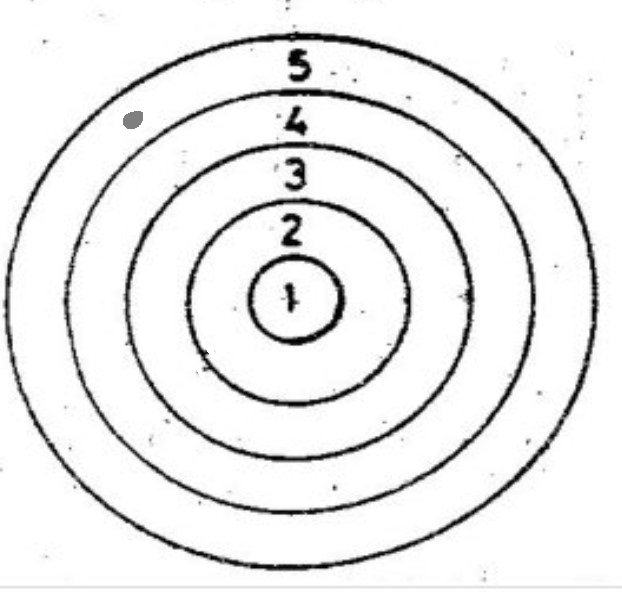
#> input picture GoruntuIslemeCalismalarim/Poligon/src/input/2.png, 622 x 592 px
$ jupyter execute bul.ipynb
#> lines starting #> are read from the running program, lines starting #| are printed output that depends on the picture; after the words box and inside, x2 and y2 are one past the last pixel; in counts of white or black regions, pixels touching at a corner belong together
# SS aldın ona bakarak değer ayarla tespit yap

[cell 1]
import cv2
import numpy as np

[cell 2]
image_path = 'input/2.png'
img = cv2.imread(image_path)
#> img is the input picture: shape (592, 622, 3); min 0, max 255, mean 235.6


img_hedef=cv2.cvtColor(img,cv2.COLOR_BGR2HSV)
#> img_hedef: shape (592, 622, 3); mean H, S, V 0, 0, 235.6

# beyaz renkler için olan hsv aralığını internetten buluyoruz
sensitivity = 15
lower_white = np.array([0, 0, 0])
upper_white = np.array([180, 255, 30])

mask=cv2.inRange(img_hedef,lower_white,upper_white)
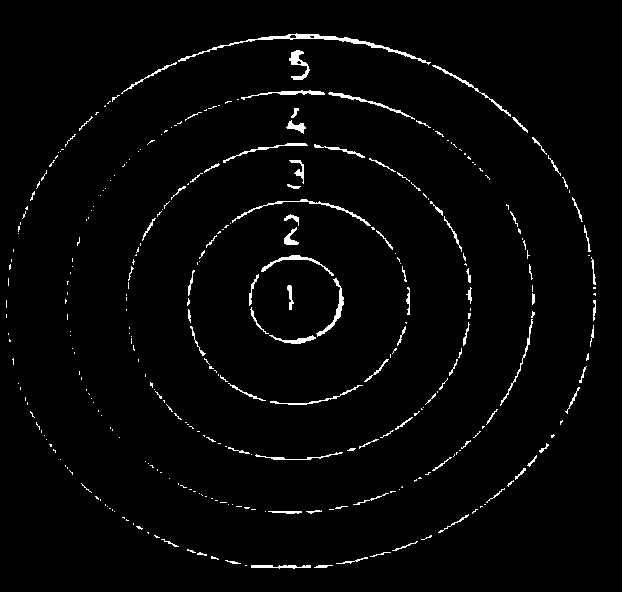
#> mask: shape (592, 622); 2.3% white in thin lines or dots, all inside (x1, y1, x2, y2) = (6, 33, 596, 569)
res=cv2.bitwise_and(img_hedef,img_hedef,mask=mask) # bir videonun kendisi var bir de istenilen kısım kesilmiş hali var o yüzden 2 kere frame ve mask yazıyoz
#> res: shape (592, 622, 3); mean H, S, V 0, 0, 0.4
cv2.imshow("img_hedef",img_hedef)
cv2.imshow("mask",mask)
cv2.imshow("serult",res)
cv2.waitKey(0)
cv2.destroyAllWindows()

[cell 3]
import cv2
import numpy as np

# Resmi yükle
image_path = 'input/2.png'
img = cv2.imread(image_path)
if img is None:
    raise FileNotFoundError("Görüntü dosyası bulunamadı. Lütfen dosya yolunu kontrol edin.")
img_gray = cv2.cvtColor(img, cv2.COLOR_BGR2GRAY)

#########################################################

# Gürültü azaltma

# Blur
img_blurred = cv2.GaussianBlur(img_gray, (15, 15), 0)
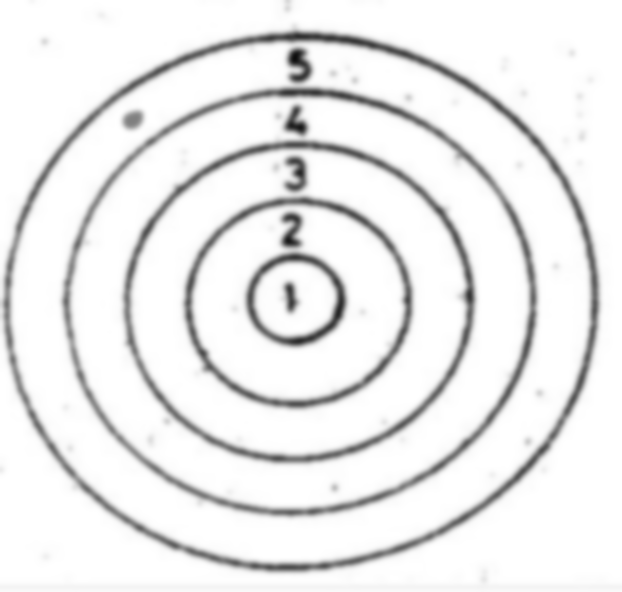
#> img_blurred: shape (592, 622); min 13, max 255, mean 235.6

# Threshold
ret,thresh=cv2.threshold(img_blurred,200,255,cv2.THRESH_BINARY)
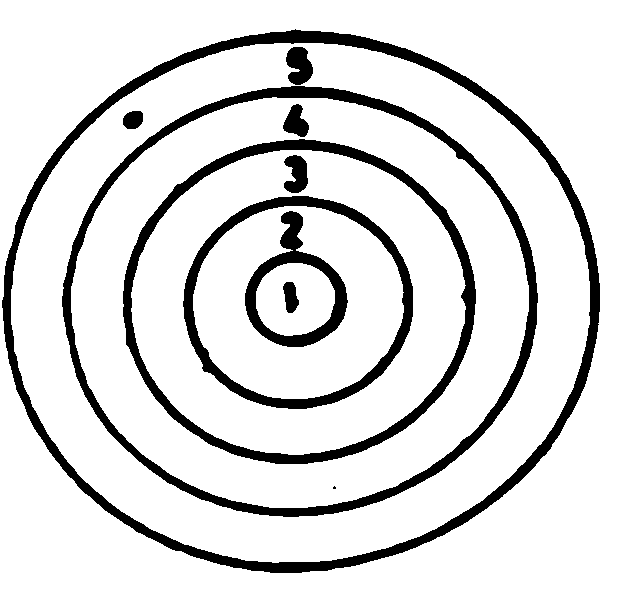
#> thresh: shape (592, 622); 86.1% white; 11 black regions (1 under 20 px), largest, box (x1, y1, x2, y2) and area: (2, 29, 600, 573) 16529, (62, 86, 538, 517) 12158, (123, 139, 476, 464) 9706

# Siyah rengi tespit et . Bu sayede daha net çıktı alıyorum .
# Amacım lekeleri temizleyip ana çemberleri bulmak olduğundan bunun faydalıolabileceğini düşünüp denedim ve oldu
img_hsv = cv2.cvtColor(img, cv2.COLOR_BGR2HSV)
lower_black = np.array([0, 0, 0])
upper_black = np.array([180, 255, 30])
mask = cv2.inRange(img_hsv, lower_black, upper_black)

# Morfolojik işlemler
kernel = np.ones((3, 3), np.uint8)
morph_img = cv2.morphologyEx(thresh, cv2.MORPH_CLOSE, kernel, iterations=3)
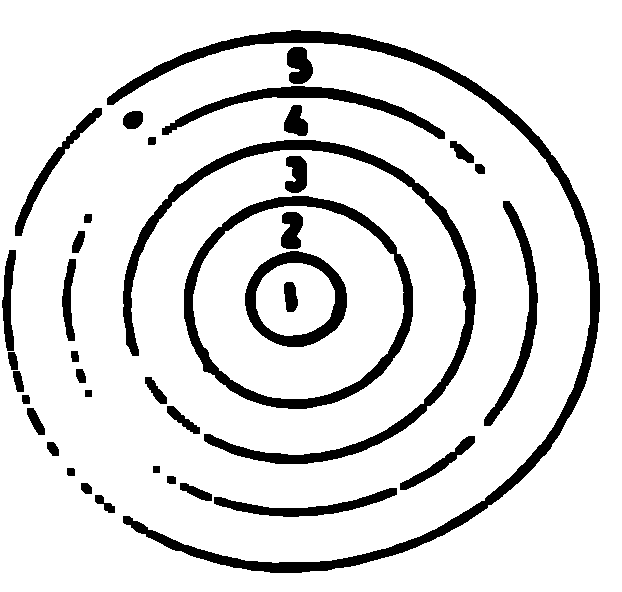
#> morph_img: shape (592, 622); 87.3% white; 38 black regions, largest, box (x1, y1, x2, y2) and area: (107, 30, 600, 573) 12386, (123, 140, 476, 464) 8736, (184, 196, 413, 409) 6356
morph_img = cv2.morphologyEx(morph_img, cv2.MORPH_OPEN, kernel, iterations=3)
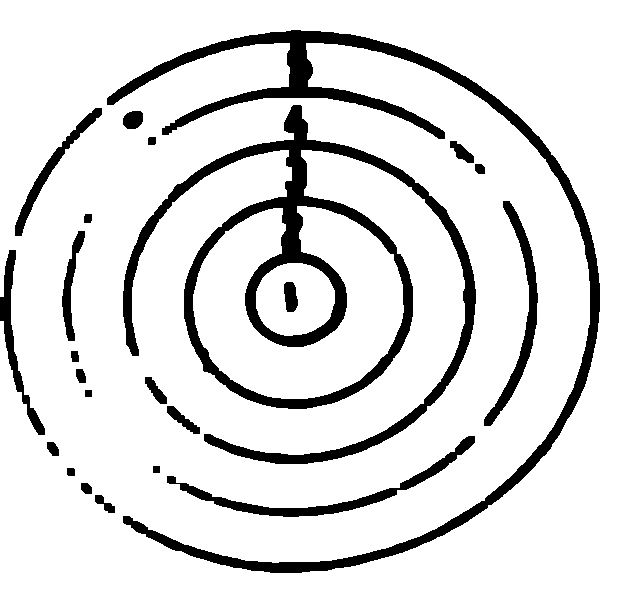
#> morph_img: shape (592, 622); 87.1% white; 23 black regions, largest, box (x1, y1, x2, y2) and area: (123, 105, 476, 464) 20276, (107, 30, 600, 573) 16130, (167, 436, 475, 517) 2771

## Şimdi oluşan çıktılardaki bitwise_or ile daha net olmasını sağlayacağım

# Maskeyi ve morfolojik işlemden geçen görüntüyü birleştir
combined_mask = cv2.bitwise_or(mask, morph_img)
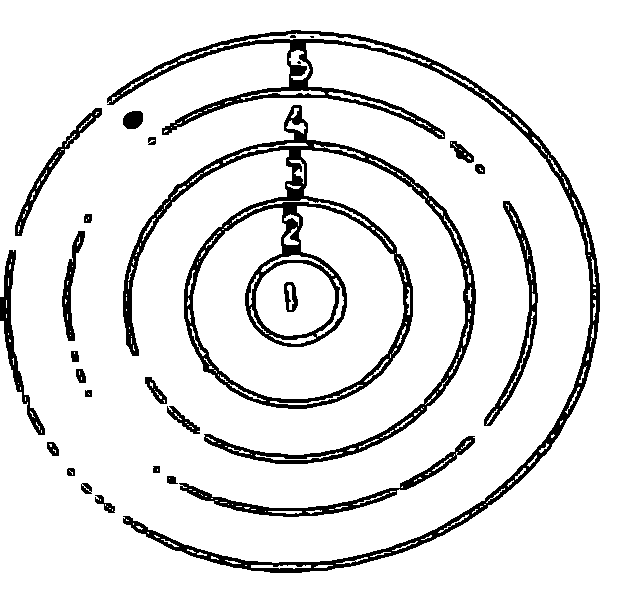
#> combined_mask: shape (592, 622); 89.3% white; 27 black regions (3 under 20 px), largest, box (x1, y1, x2, y2) and area: (123, 105, 476, 464) 16459, (107, 30, 600, 573) 12912, (179, 436, 475, 517) 2357

# Sonuç maskesi
result_mask = cv2.bitwise_and(combined_mask, thresh)
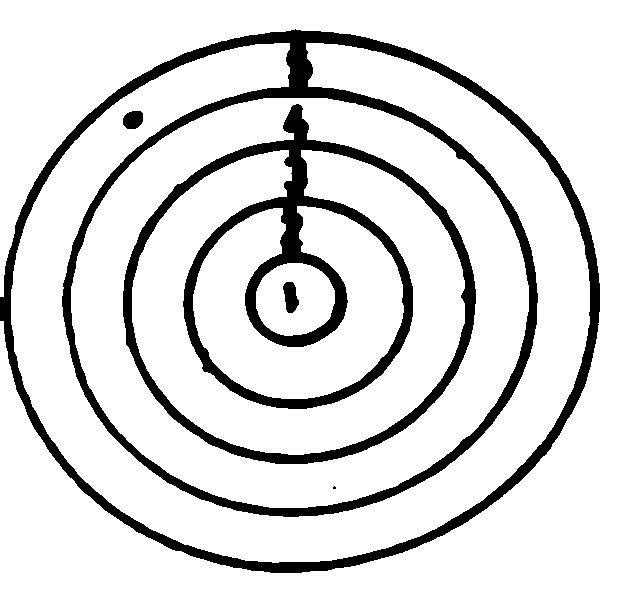
#> result_mask: shape (592, 622); 86% white; 5 black regions (1 under 20 px)

#########################################################

# Çember tespiti ve çizim
def contourCizim(circles, b, g, r):
    for i in range(len(circles)):
        if hierarchy[0][i][3]==-1:
           cv2.drawContours(img,circles,i,255,1)
contours, hierarchy = cv2.findContours(result_mask, cv2.RETR_CCOMP, cv2.CHAIN_APPROX_SIMPLE)
#> contours = 10 contours, 1 with area under 20; largest, box (x1, y1, x2, y2) and area: (71, 98, 529, 508) 146643, (0, 0, 622, 592) 112986, (122, 103, 477, 465) 90612, (11, 43, 590, 563) 74883, (132, 150, 465, 455) 39805

contourCizim(contours, 0, 255, 0)
#> the loop in contourCizim, `for i in range(len(circles)):` made 10 passes
#> after the loop in contourCizim, `for i in range(len(circles)):`:
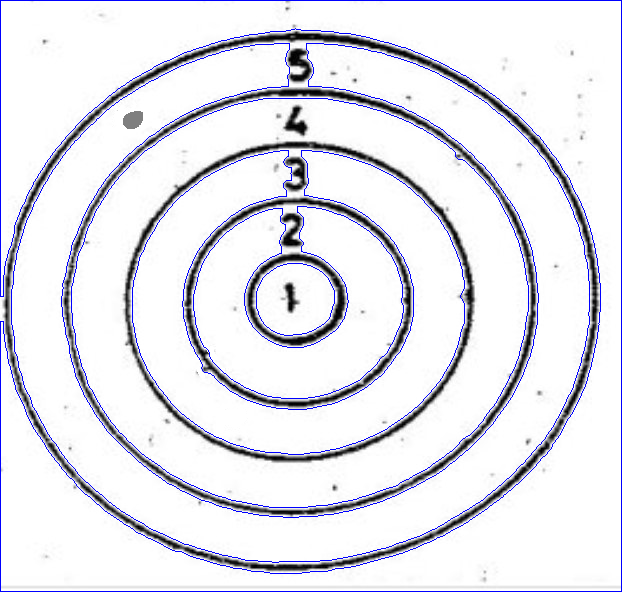
#> img: shape (592, 622, 3); 2.95% of pixels changed, all inside (x1, y1, x2, y2) = (0, 0, 622, 592)
print("circles1 : ")
print(contours)
#> (printed output is left out)


# Sonuçları göster
cv2.imshow("Thresh", thresh)
cv2.imshow("Morfolojik", morph_img)
cv2.imshow("Mask", mask)
cv2.imshow("Combined Mask", combined_mask)
cv2.imshow("Result Mask", result_mask)
cv2.imshow("Orijinal", img)
cv2.waitKey(0)
cv2.destroyAllWindows()
